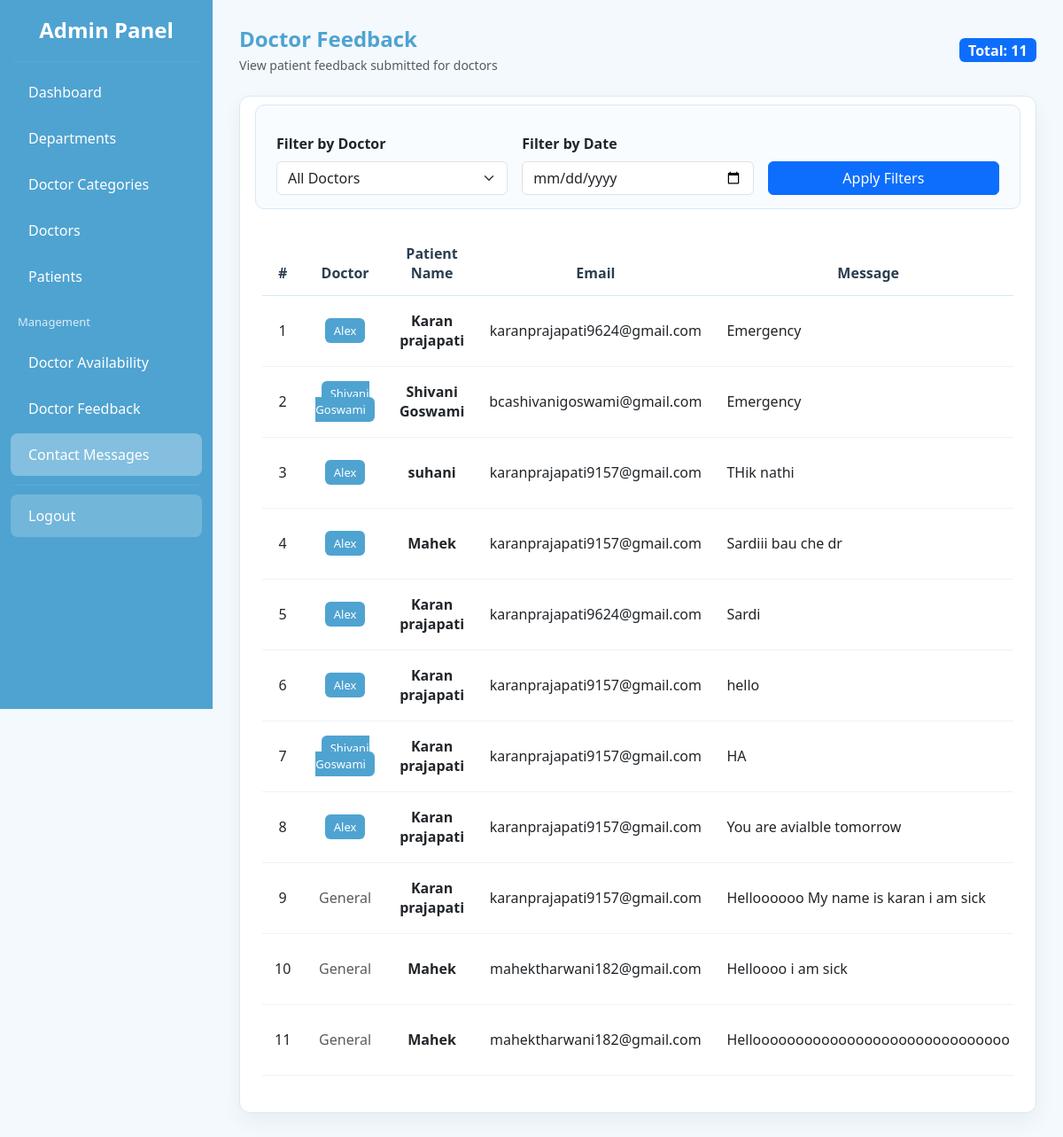
The app's page /doctor_feedback/ (signed in) with its own data.
### app/models.py (models this page shows, shortened)
class Contact(models.Model):
    doctor = models.ForeignKey(
        DoctorRegister,
        on_delete=models.CASCADE,
        related_name='feedbacks',
        null=True,
        blank=True
    )
    name = models.CharField(max_length=100)
    email = models.EmailField()
    message = models.TextField()
    created_at = models.DateTimeField(auto_now_add=True)

class DoctorRegister(models.Model):
    user = models.OneToOneField(User, on_delete=models.CASCADE)
    doctor_name = models.CharField(max_length=100)
    email = models.EmailField(unique=True)
    mobile = models.CharField(max_length=15)
    department = models.ForeignKey(Department, on_delete=models.CASCADE)
    category = models.ForeignKey(DoctorCategory, on_delete=models.CASCADE)
    qualification = models.CharField(max_length=100)
    experience = models.IntegerField()
    photo = models.ImageField(upload_to='doctor_photos/')
    certificate = models.FileField(upload_to='doctor_certificates/', null=True, blank=True)
    is_approved = models.BooleanField(default=False)   # ✅ NEW

### app/views.py (the view)
# urls.py: path('doctor_feedback/', views.admin_doctor_feedback, name='admin_doctor_feedback'),
@login_required(login_url="admin_login")
def admin_doctor_feedback(request):
    doctor_id = request.GET.get('doctor')
    date_filter = request.GET.get('date')
    feedbacks = Contact.objects.select_related('doctor').all().order_by('-created_at')
    if doctor_id:
        feedbacks = feedbacks.filter(doctor_id=doctor_id)
    if date_filter:
        feedbacks = feedbacks.filter(created_at__date=date_filter)
    doctors = DoctorRegister.objects.all()
    return render(request, "admin/doctor_feedback.html", {
        "feedbacks": feedbacks,
        "doctors": doctors,
        "selected_doctor": doctor_id,
        "selected_date": date_filter
    })

### app/templates/admin/doctor_feedback.html (shortened to what this page needs)
{% include "admin/sidebar.html" %}
<link href="https://cdn.jsdelivr.net/npm/bootstrap@5.3.0/dist/css/bootstrap.min.css" rel="stylesheet">
<div class="main-content">
    <div class="d-flex justify-content-between align-items-center mb-4">
        <div>
            <h4 class="page-title mb-1">Doctor Feedback</h4>
            <small class="text-muted">View patient feedback submitted for doctors</small>
        </div>
        <div>
            <span class="badge bg-primary fs-6">
                Total: {{ feedbacks|length }}
            </span>
        </div>
    </div>
    <div class="feedback-card">
        <form method="GET" class="filter-section row g-3 align-items-end">
            <div class="col-md-4">
                <label class="form-label fw-semibold">Filter by Doctor</label>
                <select name="doctor" class="form-select">
                    <option value="">All Doctors</option>
                </select>
            </div>
            <div class="col-md-4">
                <label class="form-label fw-semibold">Filter by Date</label>
                <input type="date"
                       name="date"
                       value="{{ selected_date }}"
                       class="form-control">
            </div>
            <div class="col-md-4">
                <button class="btn btn-primary w-100">
                    Apply Filters
                </button>
            </div>
        </form>
        <div class="table-responsive">
            <table class="table align-middle">
                <thead>
                    <tr>
                        <th>#</th>
                        <th>Doctor</th>
                        <th>Patient Name</th>
                        <th>Email</th>
                        <th style="width: 30%;">Message</th>
                    </tr>
                </thead>
                <tbody>
                    {% for f in feedbacks %}
                    <tr>
                        <td>{{ forloop.counter }}</td>
                        <td>
                            {% if f.doctor %}
                                <span class="doctor-badge">
                                    {{ f.doctor.doctor_name }}
                                </span>
                            {% else %}
                                <span class="text-muted">General</span>
                            {% endif %}
                        </td>
                        <td class="fw-semibold">
                            {{ f.name }}
                        </td>
                        <td>
                            {{ f.email }}
                        </td>
                        <td class="text-start">
                            {{ f.message }}
                        </td>
                    </tr>
                    {% empty %}
                    <tr>
                        <td colspan="6" class="text-center text-muted py-4">
                            No feedback found
                        </td>
                    </tr>
                    {% endfor %}
                </tbody>
            </table>
        </div>
    </div>
</div>

### app/templates/admin/doctor_feedback.html (style rules this page uses)
.main-content { margin-left: 240px; padding: 30px; }
.page-title { font-weight: 700; color: var(--main); }
.feedback-card { background: var(--card); border-radius: 12px; border: 1px solid var(--border); box-shadow: 0 10px 25px rgba(0,0,0,0.05); padding: 25px; }
.filter-section { background: #f8fcff; padding: 15px; border-radius: 10px; border: 1px solid var(--border); margin-bottom: 25px; }
.table thead { background: #E9F4FB; }
.table thead th { font-weight: 600; color: #2c3e50; text-align: center; padding: 14px; border-bottom: 1px solid var(--border); }
.table tbody td { text-align: center; vertical-align: middle; padding: 14px; border-bottom: 1px solid #edf3f8; }
.doctor-badge { background: var(--main); color: white; padding: 5px 10px; border-radius: 6px; font-size: 13px; }

### records on screen
Contact: doctor.doctor_name "Alex", name "Karan prajapati", email "karanprajapati9624@gmail.com", message "Emergency"
Contact: doctor.doctor_name "Shivani Goswami", name "Shivani Goswami", email "bcashivanigoswami@gmail.com", message "Emergency"
Contact: doctor.doctor_name "Alex", name "suhani", email "karanprajapati9157@gmail.com", message "THik nathi"
Contact: doctor.doctor_name "Alex", name "Mahek", email "karanprajapati9157@gmail.com", message "Sardiii bau che dr"
Contact: doctor.doctor_name "Alex", name "Karan prajapati", email "karanprajapati9624@gmail.com", message "Sardi"
Contact: doctor.doctor_name "Alex", name "Karan prajapati", email "karanprajapati9157@gmail.com", message "hello"
Contact: doctor.doctor_name "Shivani Goswami", name "Karan prajapati", email "karanprajapati9157@gmail.com", message "HA"
Contact: doctor.doctor_name "Alex", name "Karan prajapati", email "karanprajapati9157@gmail.com", message "You are avialble tomorrow"
Contact: shows "General", name "Karan prajapati", email "karanprajapati9157@gmail.com", message "Helloooooo My name is karan i am sick"
Contact: shows "General", name "Mahek", email "mahektharwani182@gmail.com", message "Helloooo i am sick"
Contact: shows "General", name "Mahek", email "mahektharwani182@gmail.com", message "Helloooooooooooooooooooooooooooooo"

### other values on screen
{{ feedbacks|length }} "11"
